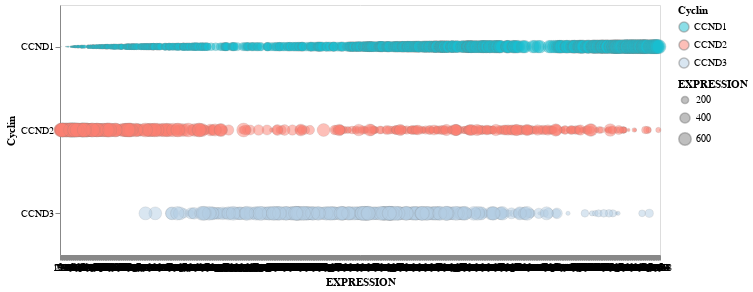

Notebook code for this chart:
### Code cell
# Altair_Fig4 --> hacer interactiva al presentar el ćodigo. 

alt.Chart(source).mark_circle(
    opacity=0.5,
    stroke='gray',
    strokeWidth=0.3
).encode(
    alt.X('EXPRESSION:O', axis=alt.Axis(labelAngle=0)),
    alt.Y('Cyclin:N'),
    alt.Size('SAMPLE:Q',
        scale=alt.Scale(range=[0, 200]),
        legend=alt.Legend(title='EXPRESSION')
    ),
    alt.Color('Cyclin:N', scale=alt.Scale(domain=domain, range=range ))
).properties(
    width=600,
    height=250
)

### Figure 1 — Vega-Lite specification as saved in the notebook (floating-point values rounded to 4 significant figures; data arrays with more than 128 entries replaced by an {"elided": "..."} marker saying what was removed)
{"config": {"view": {"continuousWidth": 400, "continuousHeight": 300}}, "data": {"name": "data-90909f132e1678e2c1dc4f3a7433873f"}, "mark": {"type": "circle", "opacity": 0.5, "stroke": "gray", "strokeWidth": 0.3}, "encoding": {"color": {"field": "Cyclin", "scale": {"domain": ["CCND1", "CCND2", "CCND3"], "range": ["#17becf", "#fb8072", "#b3cde3"]}, "type": "nominal"}, "size": {"field": "SAMPLE", "legend": {"title": "EXPRESSION"}, "scale": {"range": [0, 200]}, "type": "quantitative"}, "x": {"axis": {"labelAngle": 0}, "field": "EXPRESSION", "type": "ordinal"}, "y": {"field": "Cyclin", "type": "nominal"}}, "height": 250, "width": 600, "$schema": "https://vega.github.io/schema/vega-lite/v4.17.0.json", "datasets": {"data-90909f132e1678e2c1dc4f3a7433873f": {"elided": "2340 records"}}}
